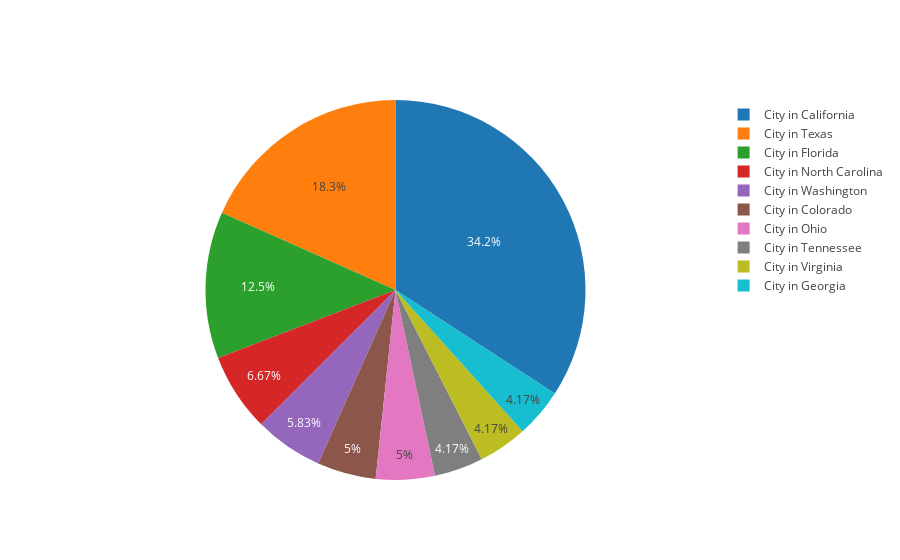

Notebook source saved alongside this figure:
### Code cell
import plotly as py
import plotly.graph_objs as go
plotly.offline.init_notebook_mode(connected=True)
realestatepie = realestate3.groupby(['State']).count()
realestatepie2 = realestatepie.sort_values(by = 'City', ascending = False).head(n = 10)


labels = realestatepie2.index

values = realestatepie2['City']





trace = go.Pie(labels=labels, values=values)







plotly.offline.iplot([trace])

#plotly.offline.iplot(trace, pull = .2, hole=.2, colorscale='blues',textposition='outside',textinfo='value+percent')

### Figure 1 — Plotly figure (JSON) as saved in the notebook; plotly's stock layout.template omitted (floating-point values rounded to 4 significant figures)
{"data": [{"labels": ["City in California", "City in Texas", "City in Florida", "City in North Carolina", "City in Washington", "City in Colorado", "City in Ohio", "City in Tennessee", "City in Virginia", "City in Georgia"], "type": "pie", "values": [41, 22, 15, 8, 7, 6, 6, 5, 5, 5]}], "layout": {}}
